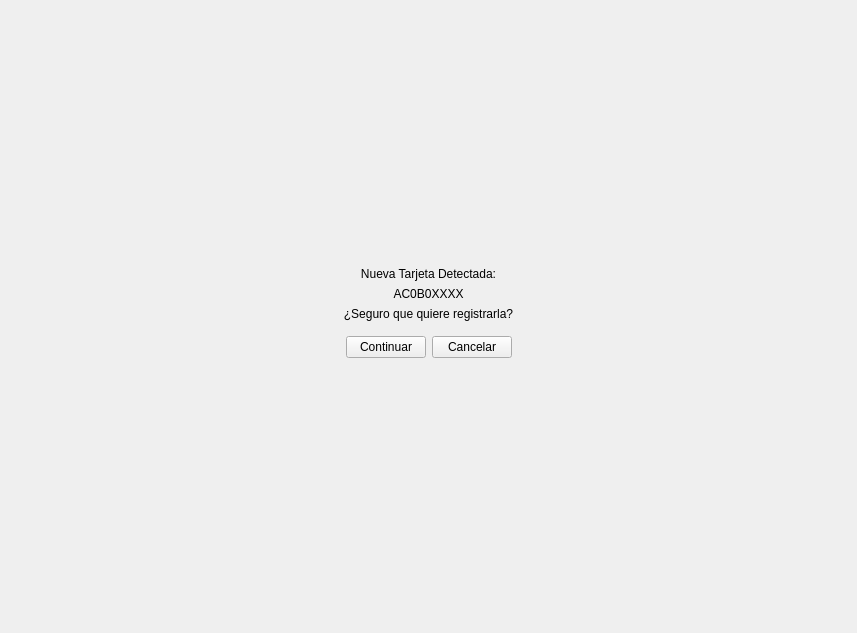
<?xml version="1.0" encoding="UTF-8"?>
<ui version="4.0">
 <class>Form</class>
 <widget class="QWidget" name="Form">
  <property name="geometry">
   <rect>
    <x>0</x>
    <y>0</y>
    <width>857</width>
    <height>633</height>
   </rect>
  </property>
  <property name="windowTitle">
   <string>Form</string>
  </property>
  <layout class="QVBoxLayout" name="verticalLayout">
   <item>
    <spacer name="top_space">
     <property name="orientation">
      <enum>Qt::Vertical</enum>
     </property>
     <property name="sizeHint" stdset="0">
      <size>
       <width>20</width>
       <height>243</height>
      </size>
     </property>
    </spacer>
   </item>
   <item>
    <widget class="QLabel" name="detected_lbl">
     <property name="text">
      <string>Nueva Tarjeta Detectada:</string>
     </property>
     <property name="alignment">
      <set>Qt::AlignCenter</set>
     </property>
    </widget>
   </item>
   <item>
    <widget class="QLabel" name="card_lbl">
     <property name="text">
      <string>AC0B0XXXX</string>
     </property>
     <property name="alignment">
      <set>Qt::AlignCenter</set>
     </property>
    </widget>
   </item>
   <item>
    <widget class="QLabel" name="confirm_lbl">
     <property name="text">
      <string>¿Seguro que quiere registrarla?</string>
     </property>
     <property name="alignment">
      <set>Qt::AlignCenter</set>
     </property>
    </widget>
   </item>
   <item>
    <widget class="QWidget" name="widget" native="true">
     <layout class="QHBoxLayout" name="horizontalLayout">
      <item>
       <spacer name="left_space">
        <property name="orientation">
         <enum>Qt::Horizontal</enum>
        </property>
        <property name="sizeHint" stdset="0">
         <size>
          <width>40</width>
          <height>20</height>
         </size>
        </property>
       </spacer>
      </item>
      <item>
       <widget class="QPushButton" name="confirm_btn">
        <property name="sizePolicy">
         <sizepolicy hsizetype="Minimum" vsizetype="Fixed">
          <horstretch>0</horstretch>
          <verstretch>0</verstretch>
         </sizepolicy>
        </property>
        <property name="text">
         <string>Continuar</string>
        </property>
       </widget>
      </item>
      <item>
       <widget class="QPushButton" name="cancel_btn">
        <property name="text">
         <string>Cancelar</string>
        </property>
       </widget>
      </item>
      <item>
       <spacer name="right_space">
        <property name="orientation">
         <enum>Qt::Horizontal</enum>
        </property>
        <property name="sizeHint" stdset="0">
         <size>
          <width>40</width>
          <height>20</height>
         </size>
        </property>
       </spacer>
      </item>
     </layout>
    </widget>
   </item>
   <item>
    <spacer name="bottom_space">
     <property name="orientation">
      <enum>Qt::Vertical</enum>
     </property>
     <property name="sizeHint" stdset="0">
      <size>
       <width>20</width>
       <height>242</height>
      </size>
     </property>
    </spacer>
   </item>
  </layout>
 </widget>
 <resources/>
 <connections/>
</ui>
